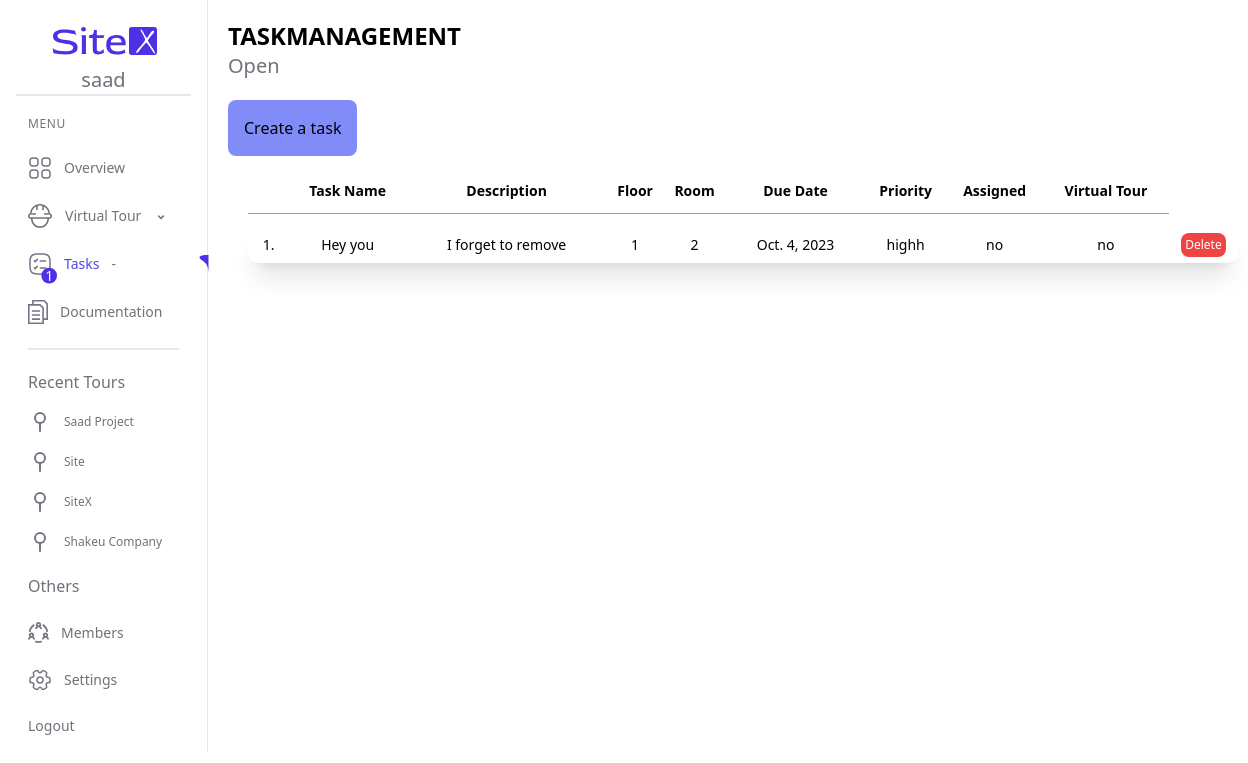
Page /tasks/ (signed in) on the committed database.
### myapp/models.py (models this page shows, shortened)
class Project(models.Model):
    user = models.ForeignKey(User, on_delete=models.CASCADE)
    project_name = models.CharField(max_length=30)
    slug = models.SlugField(unique=True, max_length=100, blank=True, null=True)
    project_size = models.CharField(max_length=30)
    project_address= models.CharField(max_length=30)
    add_members = models.CharField(max_length=30)
    group = models.CharField(max_length=30)
    project_manager = models.CharField(max_length=30)
    date = models.DateField()
    created_at = models.DateTimeField(auto_now_add=True)

class Task(models.Model):
    user = models.ForeignKey(User, on_delete=models.CASCADE)
    name = models.CharField(max_length=30)
    description = models.CharField(max_length=30)
    floor = models.CharField(max_length=30)
    room = models.CharField(max_length=30)
    due_date = models.DateField()
    priority = models.CharField(max_length=30)
    assigned = models.CharField(max_length=30)
    virtual_tour = models.CharField(max_length=30)
    created_at = models.DateTimeField(default=timezone.now)

### myapp/views.py (the view)
# urls.py: path('tasks/', views.tasks_view, name='tasks'),
@login_required
def tasks_view(request):
    tasks = Task.objects.filter(user=request.user).order_by('-created_at')
    projects = Project.objects.filter(user=request.user).order_by('-created_at')
    task_count = Task.objects.filter(user=request.user).count()
    return render(request, 'task.html', {'tasks': tasks, 'task_count': task_count, 'projects': projects})

### templates/task.html (shortened to what this page needs)
{% extends "base.html" %}
{% load static %}
{% block content %}
    <h1 class="text-black text-2xl font-semibold p-5">TASKMANAGEMENT
        <span>
            <p class="text-zinc-500 text-xl font-normal">Open</p>
        </span>
    </h1>
    <a class="m-5 " href="{% url 'create-tasks' %}">
        <button class="transition-transform transform hover:scale-105 p-4 hover:bg-indigo-600 hover:text-white bg-indigo-400 rounded-lg">Create a task </button>
    </a>
        <table class="table text-sm  w-[990px] ml-10 border-separate  ">
            <thead class="  ">
                <tr class=" font-bold ">
                    <th class="py-3 border-b border-slate-400"></th>
                    <th class="py-3 border-b border-slate-400">Task Name</th>
                    <th class="py-3 border-b border-slate-400">Description</th>
                    <th class="py-3 border-b border-slate-400">Floor</th>
                    <th class="py-3 border-b border-slate-400">Room</th>
                    <th class="py-3 border-b border-slate-400">Due Date</th>
                    <th class="py-3 border-b border-slate-400">Priority</th>
                    <th class="py-3 border-b border-slate-400">Assigned</th>
                    <th class="py-3 border-b border-slate-400">Virtual Tour</th>
                </tr>
            </thead>
            <tbody>
                {% for task in tasks %}
                    <tr class="shadow-xl bg-white hover:bg-indigo-600 hover:text-white text-center">
                        <td class="p-2">{{ forloop.counter }}.</td>
                        <td class="p-2">{{ task.name }}</td>
                        <td class="p-2">{{ task.description }}</td>
                        <td class="p-2">{{ task.floor }}</td>
                        <td class="p-2">{{ task.room }}</td>
                        <td class="p-2">{{ task.due_date }}</td>
                        <td class="p-2">{{ task.priority }}</td>
                        <td class="p-2">{{ task.assigned }}</td>
                        <td class="p-2"><a href="">{{ task.virtual_tour }}</a></td>
                        <td><form method="post" action="{% url 'delete_task' task.id %}">
                            <button type="submit" class="bg-red-500 p-1 rounded-lg text-xs text-white hover:bg-red-800">Delete</button>
                        </form></td>
                    </tr>
                {% endfor %}
            </tbody>
        </table>
{% endblock %}

### templates/base.html (shortened to what this page needs)
{% load static %}
<!DOCTYPE html>
<html lang="en">
<head>
    <link rel="stylesheet" href="{% static 'style.css' %}">
    <link rel="stylesheet" href="https://cdn.jsdelivr.net/npm/flatpickr/dist/flatpickr.min.css">
    <script src="https://cdn.tailwindcss.com?plugins=forms,typography,aspect-ratio,line-clamp"></script>
        <script src="https://cdn.tailwindcss.com"></script>
</head>
<body>
    <div class="container">
        <div class="flex">
            <aside id="dashboard-sidebar" class="border-r  bg-white w-52 p-4 text-zinc-500 font-medium  text-sm">
                <div class="flex flex-col justify-center items-center border-b-2">
                    <div class="text-xl animate-pulse">{{ user.username }}</div>
                </div>
                <ul class="space-y-6 mx-3  mt-5">
                    <h2 class="text-zinc-500 text-xs tracking-wider font-normal">MENU</h2>
                    <li class="flex items-end justify-between space-x-3 group w-44">
                        <a href="{% url 'dashboard' %}" class="flex items-center space-x-3">
                            <svg class="  {% if request.path == '/dashboard/' %} fill-indigo-600 {% else %} fill-zinc-500 {% endif %}" width="24" height="24" viewbox="0 0 24 24" fill="none" xmlns="http://www.w3.org/2000/svg">
                                <path d="M7 10.75H5C2.58 10.75 1.25 9.42 1.25 7V5C1.25 2.58 2.58 1.25 5 1.25H7C9.42 1.25 10.75 2.58 10.75 5V7C10.75 9.42 9.42 10.75 7 10.75ZM5 2.75C3.42 2.75 2.75 3.42 2.75 5V7C2.75 8.58 3.42 9.25 5 9.25H7C8.58 9.25 9.25 8.58 9.25 7V5C9.25 3.42 8.58 2.75 7 2.75H5Z"/>
                                <path d="M19 10.75H17C14.58 10.75 13.25 9.42 13.25 7V5C13.25 2.58 14.58 1.25 17 1.25H19C21.42 1.25 22.75 2.58 22.75 5V7C22.75 9.42 21.42 10.75 19 10.75ZM17 2.75C15.42 2.75 14.75 3.42 14.75 5V7C14.75 8.58 15.42 9.25 17 9.25H19C20.58 9.25 21.25 8.58 21.25 7V5C21.25 3.42 20.58 2.75 19 2.75H17Z"/>
                                <path d="M19 22.75H17C14.58 22.75 13.25 21.42 13.25 19V17C13.25 14.58 14.58 13.25 17 13.25H19C21.42 13.25 22.75 14.58 22.75 17V19C22.75 21.42 21.42 22.75 19 22.75ZM17 14.75C15.42 14.75 14.75 15.42 14.75 17V19C14.75 20.58 15.42 21.25 17 21.25H19C20.58 21.25 21.25 20.58 21.25 19V17C21.25 15.42 20.58 14.75 19 14.75H17Z"/>
                                <path d="M7 22.75H5C2.58 22.75 1.25 21.42 1.25 19V17C1.25 14.58 2.58 13.25 5 13.25H7C9.42 13.25 10.75 14.58 10.75 17V19C10.75 21.42 9.42 22.75 7 22.75ZM5 14.75C3.42 14.75 2.75 15.42 2.75 17V19C2.75 20.58 3.42 21.25 5 21.25H7C8.58 21.25 9.25 20.58 9.25 19V17C9.25 15.42 8.58 14.75 7 14.75H5Z"/>
                            </svg>
                            <span class="{% if request.path == '/dashboard/' %}text-indigo-600{% else %}group-hover:text-indigo-600{% endif %}">Overview</span>
                        </a>
                    </li>
                    <li class="flex space-x-3 items-center group w-44" >
                        <a href="{% url 'virtual' %}" class="{% if request.path == '/virtual/' %}text-indigo-600{% else %} group-hover:text-indigo-600 {% endif %}">Virtual Tour</a>
                        <button id="virtual-tour-dropdown" > <svg xmlns="http://www.w3.org/2000/svg" class="w-4 h-5 " viewBox="0 0 20 20" fill="currentColor" aria-hidden="true">
                            <path fill-rule="evenodd" d="M6.293 9.293a1 1 0 011.414 0L10 11.586l2.293-2.293a1 1 0 111.414 1.414l-3 3a1 1 0 01-1.414 0l-3-3a1 1 0 010-1.414z" clip-rule="evenodd" />
                        </svg></button>
                    </li>
                    <li class="relative flex space-x-3 items-center w-44">
                        <svg class="absolute -left-2 top-2" width="25" height="25" viewBox="0 0 32 32" fill="none" xmlns="http://www.w3.org/2000/svg">
                            <rect x="12" y="10" width="20" height="20" rx="10" fill="#5030E5" />
                            <text x="22" y="22" fill="white" font-size="18" text-anchor="middle" dominant-baseline="middle">{{ task_count }}</text>
                        </svg>
                        <a href="{% url 'tasks' %}" class="{% if request.path == '/tasks/' %}text-indigo-600{% else %} group-hover:text-indigo-600 {% endif %}">Tasks</a>
                        <button id="tasks-dropdown">-</button>
                        {% if request.path == '/tasks/' %}
    <svg style="position: relative; left: 69; " width="14" height="18" viewBox="0 0 14 28" fill="none" xmlns="http://www.w3.org/2000/svg">
        <path d="M0 4.05016C0 -0.917614 14 0.0823975 14 0.0823975V27.0824C14 9.0179 0 9.01794 0 4.05016Z" fill="#5030E5"/>
    </svg>
    {% endif %}
                    </li>
                    <li class="flex space-x-3 items-center">
                        <a href="doc.html">Documentation</a>
                    </li>
                    <div class="border-b-2"></div>
                </ul>
                <ul class="space-y-4 mx-3 text-xs mt-5">
                    <h2 class="  text-zinc-500 text-base font-normal font-['Plus Jakarta Sans'] text-start mb-4">Recent Tours</h2>
                    {% for project in projects %}
                    <li class="flex space-x-3 items-center">
                        <a class="" href="{% url 'virtual_tour' project.slug %}">{{ project.project_name }}</a>
                    </li>
                    {% endfor %}
                </ul>
                <ul class="space-y-6 mx-3  mt-5">
                    <h2 class="  text-zinc-500 text-base font-normal text-start mb-4">Others</h2>
                    <li class="flex space-x-3 items-center">
                        <a href="">Members</a>
                    </li>
                    <li class="flex space-x-3 items-center">
                        <a href="">Settings</a>
                    </li>
                    <li class="flex items-end ">                    <a href="{% url 'logout' %}">Logout</a>
                    </li>
                </ul>
            </aside>
            <main class="">
                {% block content %}
                {% endblock %}
            </main>
        </div>
        </div>
</body>
</html>

### static/style.css (style rules this page uses)
.table { border-spacing: 0 13px; }
.table tr { border-radius: 20px; }
.table tr td { border-radius: 0; }
.table tr td:first-child { border-top-left-radius: 10px; border-bottom-left-radius: 10px; }
.table tr td:last-child { border-top-right-radius: 10px; border-bottom-right-radius: 10px; }

### rows in the picture
Project: project_name "Saad Project"
Project: project_name "Site"
Project: project_name "SiteX"
Project: project_name "Shakeu Company"
Task: name "Hey you", description "I forget to remove", floor "1", room "2", due_date "Oct. 4, 2023", priority "highh", assigned "no", virtual_tour "no"

### other values in the picture
{{ user.username }} "saad"
{{ task_count }} "1"
